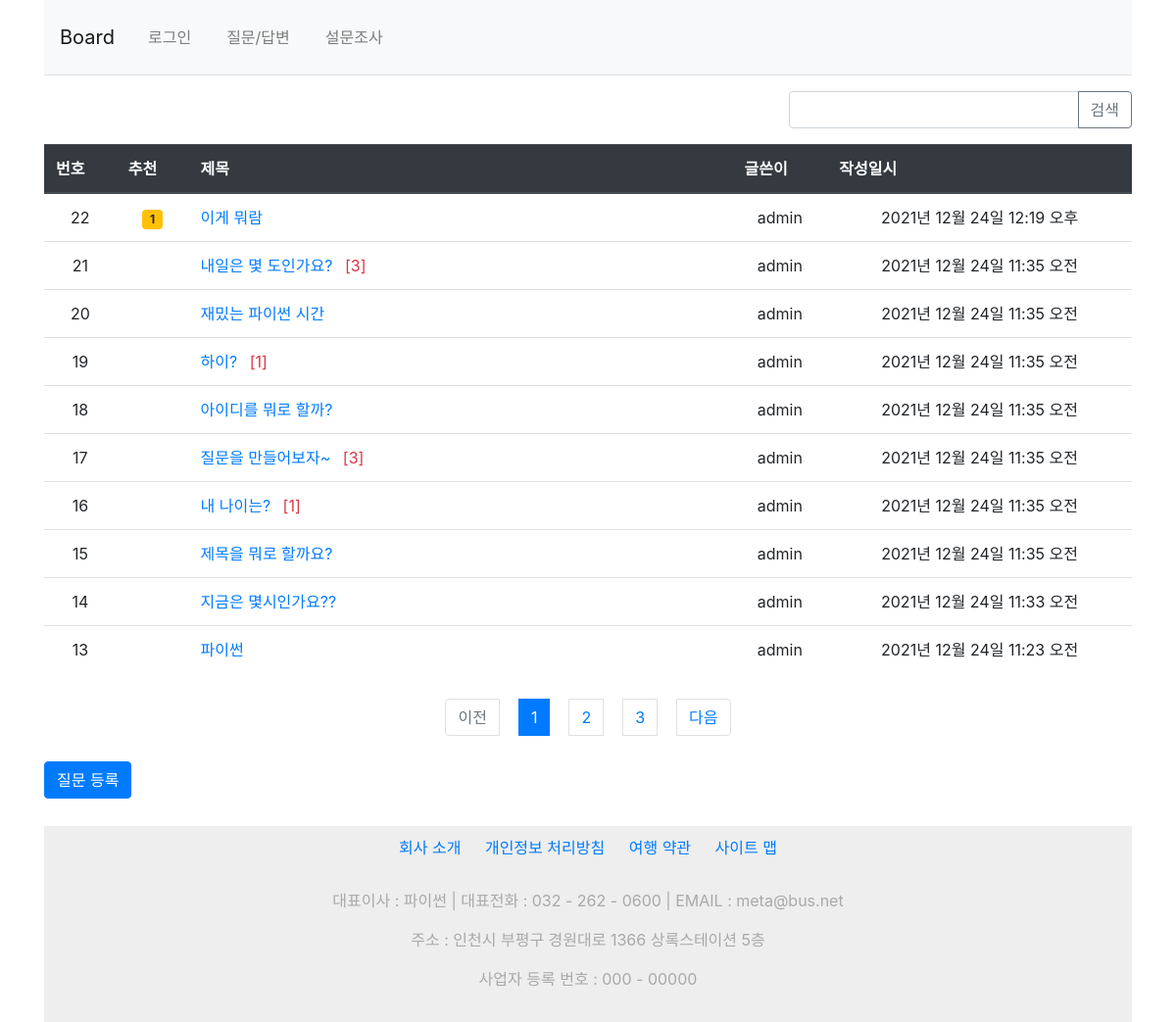
Page /board/boardlist on the committed database.
### board/models.py (models this page shows, shortened)
class Question(models.Model):
    author = models.ForeignKey(User, on_delete=models.CASCADE, related_name='author_question')
    subject = models.CharField(max_length=100)      #질문 제목
    content = models.TextField()                    #질문 내용
    create_date = models.DateTimeField()            #질문 작성일
    modify_date = models.DateTimeField(null=True, blank=True)            #질문 수정일
    voter = models.ManyToManyField(User, related_name='voter_question')            #추천수

### board/views/base_views.py (the view, shortened to what this page needs)
# urls.py: path('boardlist', base_views.boardlist, name='boardlist'),                                    #질문 목록
def boardlist(request):
    page = request.GET.get('page', 1)       #127.0.0.1:8000/  - 1페이지
    kw = request.GET.get('kw', '')      #검색어 가져오기
    question_list = Question.objects.order_by('-create_date')
    paginator = Paginator(question_list, 10)
    page_obj = paginator.get_page(page)  # 페이지 가져오기
    return render(request, 'board/question_list.html', {'question_list':page_obj, 'page':page, 'kw':kw})

### board/templatetags/board_filter.py (called while the page is built)
@register.filter
def sub(value, arg):
    return value - arg

### templates/board/question_list.html (shortened to what this page needs)
{% extends 'base.html' %}
{% load board_filter %}
{% block content %}
<section>
    <div class="row justify-content-end my-3">
        <div class="col-4 input-group">
            <input class="kw form-control" type="text" value="{{ kw|default_if_none:'' }}">
            <div class="input-group-append">
                <button type="button" id="btn_search"
                        class="btn btn-outline-secondary">검색</button>
            </div>
        </div>
    </div>
    <table class="table">
        <thead class="thead-dark">
            <tr>
                <th>번호</th>
                <th>추천</th>
                <th style="width:50%">제목</th>
                <th>글쓴이</th>
                <th>작성일시</th>
            </tr>
        </thead>
        <tbody>
            {% if question_list %}
                {% for question in question_list %}
                    <tr class ="text-center">
                        <td>{{ question_list.paginator.count|sub:question_list.start_index|sub:forloop.counter0|add:1 }}</td>
                        <td>
                            {% if question.voter.all.count > 0 %}
                            <span class="badge badge-warning px-2 py-1">{{ question.voter.all.count }}</span>
                            {% endif %}
                        </td>
                        <td class="text-left">
                            <a href = "{% url 'board:detail' question.id %}">{{ question.subject }}</a>
                            {% if question.answer_set.count > 0 %}
                            <span class="text-danger smaLl ml-2">
                                [{{ question.answer_set.count}}]
                            </span>
                            {% endif %}
                        </td>
                        <td>{{ question.author }} </td>
                        <td>{{ question.create_date }}</td>
                    </tr>
                {% endfor %}
            {% else %}
                 <p>질문이 없습니다 </p>
            {% endif %}
        </tbody>
    </table>
        <ul class="pagination justify-content-center">
            {% if question_list.has_previous %}
            <li class="page-item">
                <a class="page-link" href="#" data-page="{{ question_list.previous_page_number }}">이전</a>
            </li>
            {% else %}
            <li class ="page-item disabled">
                <a class="page-link" tabindex ="-1" aria-disabled="true" href ="#">
                    이전
                </a>
            </li>
            {% endif %}
            {% for page_number in question_list.paginator.page_range %}
                {% if page_number == question_list.number %}
                <li class ="page-item active">
                    <a class="page-link" href="#" data-page="{{ page_number }}">{{ page_number }}</a>
                </li>
                {% else %}
                <li class ="page-item">
                    <a class="page-link" href="?page={{ page_number }}">{{ page_number }}</a>
                </li>
                {% endif %}
            {% endfor %}
            {% if question_list.has_next %}
            <li class="page-item">
                <a class="page-link" href="#" data-page="{{ question_list.next_page_number }}">다음</a>
            </li>
            {% else %}
            <li calss="page-item disabled">
                <a class="page-link" tabindex="-1" aria-disabled="ture" href="#">
                    다음
                </a>
            </li>
            {% endif %}
        </ul>
    <a class ="btn btn-primary"
       href = "{% url 'board:question_create' %}">질문 등록 </a>
</section>
{% endblock %}

### static/board/css/style.css (style rules this page uses)
section { height: 700px; }
ul li { list-style-type: none; margin: 10px; }

### rows in the picture
Question: paginator.count|sub "22", voter.all.count "1", subject "이게 뭐람", author "admin", create_date "2021년 12월 24일 12:19 오후"
Question: paginator.count|sub "21", subject "내일은 몇 도인가요?", answer_set.count "3", author "admin", create_date "2021년 12월 24일 11:35 오전"
Question: paginator.count|sub "20", subject "재밌는 파이썬 시간", author "admin", create_date "2021년 12월 24일 11:35 오전"
Question: paginator.count|sub "19", subject "하이?", answer_set.count "1", author "admin", create_date "2021년 12월 24일 11:35 오전"
Question: paginator.count|sub "18", subject "아이디를 뭐로 할까?", author "admin", create_date "2021년 12월 24일 11:35 오전"
Question: paginator.count|sub "17", subject "질문을 만들어보자~", answer_set.count "3", author "admin", create_date "2021년 12월 24일 11:35 오전"
Question: paginator.count|sub "16", subject "내 나이는?", answer_set.count "1", author "admin", create_date "2021년 12월 24일 11:35 오전"
Question: paginator.count|sub "15", subject "제목을 뭐로 할까요?", author "admin", create_date "2021년 12월 24일 11:35 오전"
Question: paginator.count|sub "14", subject "지금은 몇시인가요??", author "admin", create_date "2021년 12월 24일 11:33 오전"
Question: paginator.count|sub "13", subject "파이썬", author "admin", create_date "2021년 12월 24일 11:23 오전"

### other values in the picture
{{ page_number }} "1"
{{ page_number }} "2" "3"
